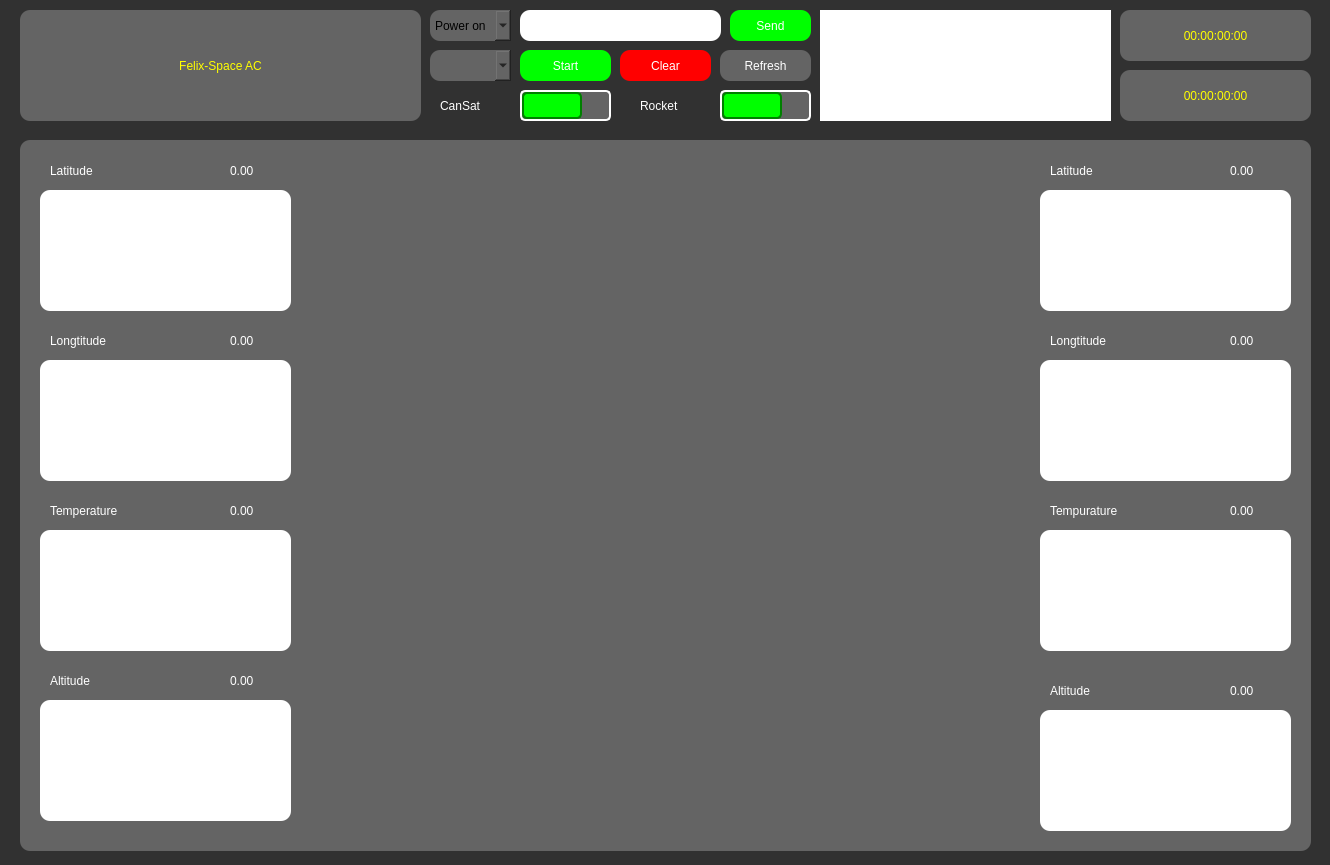
<?xml version="1.0" encoding="UTF-8"?>
<ui version="4.0">
 <class>MainWindow</class>
 <widget class="QMainWindow" name="MainWindow">
  <property name="geometry">
   <rect>
    <x>0</x>
    <y>0</y>
    <width>1330</width>
    <height>865</height>
   </rect>
  </property>
  <property name="minimumSize">
   <size>
    <width>0</width>
    <height>0</height>
   </size>
  </property>
  <property name="maximumSize">
   <size>
    <width>1330</width>
    <height>865</height>
   </size>
  </property>
  <property name="windowTitle">
   <string>MainWindow</string>
  </property>
  <property name="styleSheet">
   <string notr="true"/>
  </property>
  <widget class="QWidget" name="centralwidget">
   <property name="styleSheet">
    <string notr="true">background-color: rgb(49, 49, 49);</string>
   </property>
   <widget class="QFrame" name="frame">
    <property name="geometry">
     <rect>
      <x>20</x>
      <y>140</y>
      <width>1291</width>
      <height>711</height>
     </rect>
    </property>
    <property name="minimumSize">
     <size>
      <width>1181</width>
      <height>700</height>
     </size>
    </property>
    <property name="maximumSize">
     <size>
      <width>1320</width>
      <height>1000</height>
     </size>
    </property>
    <property name="styleSheet">
     <string notr="true">background-color: rgb(100, 100, 100);
border-radius: 10px;</string>
    </property>
    <widget class="PlotWidget" name="Can_Lat_graph" native="true">
     <property name="geometry">
      <rect>
       <x>20</x>
       <y>50</y>
       <width>251</width>
       <height>121</height>
      </rect>
     </property>
     <property name="styleSheet">
      <string notr="true">background-color: rgb(255, 255, 255);</string>
     </property>
    </widget>
    <widget class="QLabel" name="T_Can_Lat">
     <property name="geometry">
      <rect>
       <x>30</x>
       <y>20</y>
       <width>81</width>
       <height>21</height>
      </rect>
     </property>
     <property name="styleSheet">
      <string notr="true">font: 25 10pt &quot;Bahnschrift Light SemiCondensed&quot;;
color: white</string>
     </property>
     <property name="text">
      <string>Latitude</string>
     </property>
    </widget>
    <widget class="QLabel" name="Can_Lat">
     <property name="geometry">
      <rect>
       <x>210</x>
       <y>20</y>
       <width>61</width>
       <height>21</height>
      </rect>
     </property>
     <property name="styleSheet">
      <string notr="true">font: 25 10pt &quot;Bahnschrift Light SemiCondensed&quot;;
color: white</string>
     </property>
     <property name="text">
      <string>0.00</string>
     </property>
    </widget>
    <widget class="PlotWidget" name="Can_Long_graph" native="true">
     <property name="geometry">
      <rect>
       <x>20</x>
       <y>220</y>
       <width>251</width>
       <height>121</height>
      </rect>
     </property>
     <property name="styleSheet">
      <string notr="true">background-color: rgb(255, 255, 255);</string>
     </property>
    </widget>
    <widget class="QLabel" name="T_Can_Long">
     <property name="geometry">
      <rect>
       <x>30</x>
       <y>190</y>
       <width>81</width>
       <height>21</height>
      </rect>
     </property>
     <property name="styleSheet">
      <string notr="true">font: 25 10pt &quot;Bahnschrift Light SemiCondensed&quot;;
color: white</string>
     </property>
     <property name="text">
      <string>Longtitude</string>
     </property>
    </widget>
    <widget class="QLabel" name="Can_Long">
     <property name="geometry">
      <rect>
       <x>210</x>
       <y>190</y>
       <width>61</width>
       <height>21</height>
      </rect>
     </property>
     <property name="styleSheet">
      <string notr="true">font: 25 10pt &quot;Bahnschrift Light SemiCondensed&quot;;
color: white</string>
     </property>
     <property name="text">
      <string>0.00</string>
     </property>
    </widget>
    <widget class="PlotWidget" name="Can_Temp_graph" native="true">
     <property name="geometry">
      <rect>
       <x>20</x>
       <y>390</y>
       <width>251</width>
       <height>121</height>
      </rect>
     </property>
     <property name="styleSheet">
      <string notr="true">background-color: rgb(255, 255, 255);</string>
     </property>
    </widget>
    <widget class="QLabel" name="T_Can_Temp">
     <property name="geometry">
      <rect>
       <x>30</x>
       <y>360</y>
       <width>91</width>
       <height>21</height>
      </rect>
     </property>
     <property name="styleSheet">
      <string notr="true">font: 25 10pt &quot;Bahnschrift Light SemiCondensed&quot;;
color: white</string>
     </property>
     <property name="text">
      <string>Temperature</string>
     </property>
    </widget>
    <widget class="QLabel" name="Can_Temp">
     <property name="geometry">
      <rect>
       <x>210</x>
       <y>360</y>
       <width>61</width>
       <height>21</height>
      </rect>
     </property>
     <property name="styleSheet">
      <string notr="true">font: 25 10pt &quot;Bahnschrift Light SemiCondensed&quot;;
color: white</string>
     </property>
     <property name="text">
      <string>0.00</string>
     </property>
    </widget>
    <widget class="PlotWidget" name="Can_Alt_graph" native="true">
     <property name="geometry">
      <rect>
       <x>20</x>
       <y>560</y>
       <width>251</width>
       <height>121</height>
      </rect>
     </property>
     <property name="styleSheet">
      <string notr="true">background-color: rgb(255, 255, 255);</string>
     </property>
    </widget>
    <widget class="QLabel" name="T_Can_Alt">
     <property name="geometry">
      <rect>
       <x>30</x>
       <y>530</y>
       <width>91</width>
       <height>21</height>
      </rect>
     </property>
     <property name="styleSheet">
      <string notr="true">font: 25 10pt &quot;Bahnschrift Light SemiCondensed&quot;;
color: white</string>
     </property>
     <property name="text">
      <string>Altitude</string>
     </property>
    </widget>
    <widget class="QLabel" name="Can_Alt">
     <property name="geometry">
      <rect>
       <x>210</x>
       <y>530</y>
       <width>61</width>
       <height>21</height>
      </rect>
     </property>
     <property name="styleSheet">
      <string notr="true">font: 25 10pt &quot;Bahnschrift Light SemiCondensed&quot;;
color: white</string>
     </property>
     <property name="text">
      <string>0.00</string>
     </property>
    </widget>
    <widget class="PlotWidget" name="Roc_Lat_graph" native="true">
     <property name="geometry">
      <rect>
       <x>1020</x>
       <y>50</y>
       <width>251</width>
       <height>121</height>
      </rect>
     </property>
     <property name="styleSheet">
      <string notr="true">background-color: rgb(255, 255, 255);</string>
     </property>
    </widget>
    <widget class="PlotWidget" name="Roc_Long_graph" native="true">
     <property name="geometry">
      <rect>
       <x>1020</x>
       <y>220</y>
       <width>251</width>
       <height>121</height>
      </rect>
     </property>
     <property name="styleSheet">
      <string notr="true">background-color: rgb(255, 255, 255);</string>
     </property>
    </widget>
    <widget class="PlotWidget" name="Roc_Temp_graph" native="true">
     <property name="geometry">
      <rect>
       <x>1020</x>
       <y>390</y>
       <width>251</width>
       <height>121</height>
      </rect>
     </property>
     <property name="styleSheet">
      <string notr="true">background-color: rgb(255, 255, 255);</string>
     </property>
    </widget>
    <widget class="PlotWidget" name="Roc_Alt_graph" native="true">
     <property name="geometry">
      <rect>
       <x>1020</x>
       <y>570</y>
       <width>251</width>
       <height>121</height>
      </rect>
     </property>
     <property name="styleSheet">
      <string notr="true">background-color: rgb(255, 255, 255);</string>
     </property>
    </widget>
    <widget class="QLabel" name="T_Roc_Lat">
     <property name="geometry">
      <rect>
       <x>1030</x>
       <y>20</y>
       <width>81</width>
       <height>21</height>
      </rect>
     </property>
     <property name="styleSheet">
      <string notr="true">font: 25 10pt &quot;Bahnschrift Light SemiCondensed&quot;;
color: white</string>
     </property>
     <property name="text">
      <string>Latitude</string>
     </property>
    </widget>
    <widget class="QLabel" name="T_Roc_Long">
     <property name="geometry">
      <rect>
       <x>1030</x>
       <y>190</y>
       <width>81</width>
       <height>21</height>
      </rect>
     </property>
     <property name="styleSheet">
      <string notr="true">font: 25 10pt &quot;Bahnschrift Light SemiCondensed&quot;;
color: white</string>
     </property>
     <property name="text">
      <string>Longtitude</string>
     </property>
    </widget>
    <widget class="QLabel" name="T_Roc_Temp">
     <property name="geometry">
      <rect>
       <x>1030</x>
       <y>360</y>
       <width>91</width>
       <height>21</height>
      </rect>
     </property>
     <property name="styleSheet">
      <string notr="true">font: 25 10pt &quot;Bahnschrift Light SemiCondensed&quot;;
color: white</string>
     </property>
     <property name="text">
      <string>Tempurature</string>
     </property>
    </widget>
    <widget class="QLabel" name="T_Roc_Alt">
     <property name="geometry">
      <rect>
       <x>1030</x>
       <y>540</y>
       <width>81</width>
       <height>21</height>
      </rect>
     </property>
     <property name="styleSheet">
      <string notr="true">font: 25 10pt &quot;Bahnschrift Light SemiCondensed&quot;;
color: white</string>
     </property>
     <property name="text">
      <string>Altitude</string>
     </property>
    </widget>
    <widget class="QLabel" name="Roc_Lat">
     <property name="geometry">
      <rect>
       <x>1210</x>
       <y>20</y>
       <width>61</width>
       <height>21</height>
      </rect>
     </property>
     <property name="styleSheet">
      <string notr="true">font: 25 10pt &quot;Bahnschrift Light SemiCondensed&quot;;
color: white</string>
     </property>
     <property name="text">
      <string>0.00</string>
     </property>
    </widget>
    <widget class="QLabel" name="Roc_Long">
     <property name="geometry">
      <rect>
       <x>1210</x>
       <y>190</y>
       <width>61</width>
       <height>21</height>
      </rect>
     </property>
     <property name="styleSheet">
      <string notr="true">font: 25 10pt &quot;Bahnschrift Light SemiCondensed&quot;;
color: white</string>
     </property>
     <property name="text">
      <string>0.00</string>
     </property>
    </widget>
    <widget class="QLabel" name="Roc_Temp">
     <property name="geometry">
      <rect>
       <x>1210</x>
       <y>360</y>
       <width>61</width>
       <height>21</height>
      </rect>
     </property>
     <property name="styleSheet">
      <string notr="true">font: 25 10pt &quot;Bahnschrift Light SemiCondensed&quot;;
color: white</string>
     </property>
     <property name="text">
      <string>0.00</string>
     </property>
    </widget>
    <widget class="QLabel" name="Roc_Alt">
     <property name="geometry">
      <rect>
       <x>1210</x>
       <y>540</y>
       <width>61</width>
       <height>21</height>
      </rect>
     </property>
     <property name="styleSheet">
      <string notr="true">font: 25 10pt &quot;Bahnschrift Light SemiCondensed&quot;;
color: white</string>
     </property>
     <property name="text">
      <string>0.00</string>
     </property>
    </widget>
   </widget>
   <widget class="QLabel" name="Team_name">
    <property name="geometry">
     <rect>
      <x>20</x>
      <y>10</y>
      <width>401</width>
      <height>111</height>
     </rect>
    </property>
    <property name="styleSheet">
     <string notr="true">background-color: rgb(100, 100, 100);
font: 25 36pt &quot;Bahnschrift Light SemiCondensed&quot;;
border-radius: 10px;
color: yellow;</string>
    </property>
    <property name="text">
     <string>Felix-Space AC</string>
    </property>
    <property name="alignment">
     <set>Qt::AlignCenter</set>
    </property>
   </widget>
   <widget class="QLabel" name="Time">
    <property name="geometry">
     <rect>
      <x>1120</x>
      <y>10</y>
      <width>191</width>
      <height>51</height>
     </rect>
    </property>
    <property name="styleSheet">
     <string notr="true">background-color: rgb(100, 100, 100);
font: 25 18pt &quot;Bahnschrift Light SemiCondensed&quot;;
border-radius: 10px;
color: yellow;</string>
    </property>
    <property name="text">
     <string>00:00:00:00</string>
    </property>
    <property name="alignment">
     <set>Qt::AlignCenter</set>
    </property>
   </widget>
   <widget class="QLabel" name="elas">
    <property name="geometry">
     <rect>
      <x>1120</x>
      <y>70</y>
      <width>191</width>
      <height>51</height>
     </rect>
    </property>
    <property name="styleSheet">
     <string notr="true">background-color: rgb(100, 100, 100);
font: 25 18pt &quot;Bahnschrift Light SemiCondensed&quot;;
border-radius: 10px;
color: yellow;</string>
    </property>
    <property name="text">
     <string>00:00:00:00</string>
    </property>
    <property name="alignment">
     <set>Qt::AlignCenter</set>
    </property>
   </widget>
   <widget class="QPushButton" name="Refresh_butt">
    <property name="geometry">
     <rect>
      <x>720</x>
      <y>50</y>
      <width>91</width>
      <height>31</height>
     </rect>
    </property>
    <property name="styleSheet">
     <string notr="true">background-color: rgb(100, 100, 100);
border-radius: 10px;
font: 25 10pt &quot;Bahnschrift Light SemiCondensed&quot;;
color: white</string>
    </property>
    <property name="text">
     <string>Refresh</string>
    </property>
   </widget>
   <widget class="QPushButton" name="Clear_butt">
    <property name="geometry">
     <rect>
      <x>620</x>
      <y>50</y>
      <width>91</width>
      <height>31</height>
     </rect>
    </property>
    <property name="styleSheet">
     <string notr="true">background-color: rgb(255, 0, 0);
border-radius: 10px;
font: 25 10pt &quot;Bahnschrift Light SemiCondensed&quot;;
color: white</string>
    </property>
    <property name="text">
     <string>Clear</string>
    </property>
   </widget>
   <widget class="QPushButton" name="Start_butt">
    <property name="geometry">
     <rect>
      <x>520</x>
      <y>50</y>
      <width>91</width>
      <height>31</height>
     </rect>
    </property>
    <property name="styleSheet">
     <string notr="true">background-color: rgb(0, 255, 0);
border-radius: 10px;
font: 25 10pt &quot;Bahnschrift Light SemiCondensed&quot;;
color: white</string>
    </property>
    <property name="text">
     <string>Start</string>
    </property>
   </widget>
   <widget class="QComboBox" name="Power_box">
    <property name="geometry">
     <rect>
      <x>430</x>
      <y>10</y>
      <width>81</width>
      <height>31</height>
     </rect>
    </property>
    <property name="styleSheet">
     <string notr="true">background-color: rgb(100, 100, 100);
border-radius: 10px;
font: 25 8pt &quot;Bahnschrift Light SemiCondensed&quot;;</string>
    </property>
    <item>
     <property name="text">
      <string>Power on</string>
     </property>
    </item>
    <item>
     <property name="text">
      <string>Power off</string>
     </property>
    </item>
   </widget>
   <widget class="QComboBox" name="Port_box">
    <property name="geometry">
     <rect>
      <x>430</x>
      <y>50</y>
      <width>81</width>
      <height>31</height>
     </rect>
    </property>
    <property name="styleSheet">
     <string notr="true">background-color: rgb(100, 100, 100);
border-radius: 10px;</string>
    </property>
   </widget>
   <widget class="QPushButton" name="Send_butt">
    <property name="geometry">
     <rect>
      <x>730</x>
      <y>10</y>
      <width>81</width>
      <height>31</height>
     </rect>
    </property>
    <property name="styleSheet">
     <string notr="true">background-color: rgb(0,255,0);
border-radius: 10px;
font: 25 10pt &quot;Bahnschrift Light SemiCondensed&quot;;
color: white</string>
    </property>
    <property name="text">
     <string>Send</string>
    </property>
   </widget>
   <widget class="QLineEdit" name="CMD_line">
    <property name="geometry">
     <rect>
      <x>520</x>
      <y>10</y>
      <width>201</width>
      <height>31</height>
     </rect>
    </property>
    <property name="styleSheet">
     <string notr="true">background-color: rgb(255,255,255);
border-radius: 10px;</string>
    </property>
   </widget>
   <widget class="QWidget" name="widget" native="true">
    <property name="geometry">
     <rect>
      <x>820</x>
      <y>10</y>
      <width>291</width>
      <height>111</height>
     </rect>
    </property>
    <property name="styleSheet">
     <string notr="true">background-color: rgb(255, 255, 255);</string>
    </property>
   </widget>
   <widget class="QProgressBar" name="Can_batt">
    <property name="geometry">
     <rect>
      <x>520</x>
      <y>90</y>
      <width>91</width>
      <height>31</height>
     </rect>
    </property>
    <property name="styleSheet">
     <string notr="true">QProgressBar {
	border-radius: 5px;
	background-color: rgb(100,100,100);
	border: 2px solid white;
}

QProgressBar::chunk {
	border-radius: 5px;
	background-color: rgb(0,255,0);
	border: 2px solid green;
}</string>
    </property>
    <property name="value">
     <number>70</number>
    </property>
    <property name="textVisible">
     <bool>false</bool>
    </property>
   </widget>
   <widget class="QLabel" name="T_Can_batt">
    <property name="geometry">
     <rect>
      <x>440</x>
      <y>90</y>
      <width>61</width>
      <height>31</height>
     </rect>
    </property>
    <property name="styleSheet">
     <string notr="true">font: 25 12pt &quot;Bahnschrift Light SemiCondensed&quot;;
color: white</string>
    </property>
    <property name="text">
     <string>CanSat</string>
    </property>
   </widget>
   <widget class="QProgressBar" name="Roc_batt">
    <property name="geometry">
     <rect>
      <x>720</x>
      <y>90</y>
      <width>91</width>
      <height>31</height>
     </rect>
    </property>
    <property name="styleSheet">
     <string notr="true">QProgressBar {
	border-radius: 5px;
	background-color: rgb(100,100,100);
	border: 2px solid white;
}

QProgressBar::chunk {
	border-radius: 5px;
	background-color: rgb(0,255,0);
	border: 2px solid green;
}</string>
    </property>
    <property name="value">
     <number>70</number>
    </property>
    <property name="textVisible">
     <bool>false</bool>
    </property>
   </widget>
   <widget class="QLabel" name="T_Roc_batt">
    <property name="geometry">
     <rect>
      <x>640</x>
      <y>90</y>
      <width>61</width>
      <height>31</height>
     </rect>
    </property>
    <property name="styleSheet">
     <string notr="true">font: 25 12pt &quot;Bahnschrift Light SemiCondensed&quot;;
color: white</string>
    </property>
    <property name="text">
     <string>Rocket</string>
    </property>
   </widget>
  </widget>
 </widget>
 <customwidgets>
  <customwidget>
   <class>PlotWidget</class>
   <extends>QWidget</extends>
   <header>pyqtgraph.h</header>
   <container>1</container>
  </customwidget>
 </customwidgets>
 <resources/>
 <connections/>
</ui>
